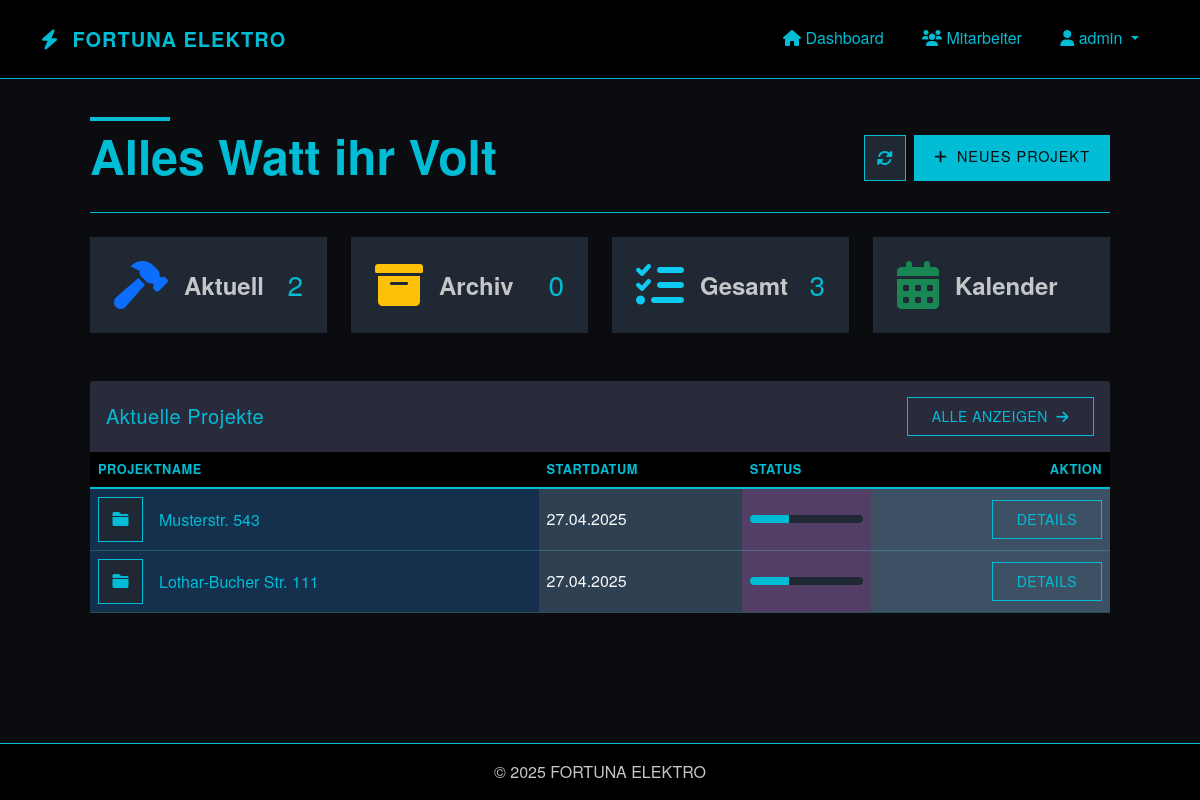
Page / (signed in) on the earlier database version.
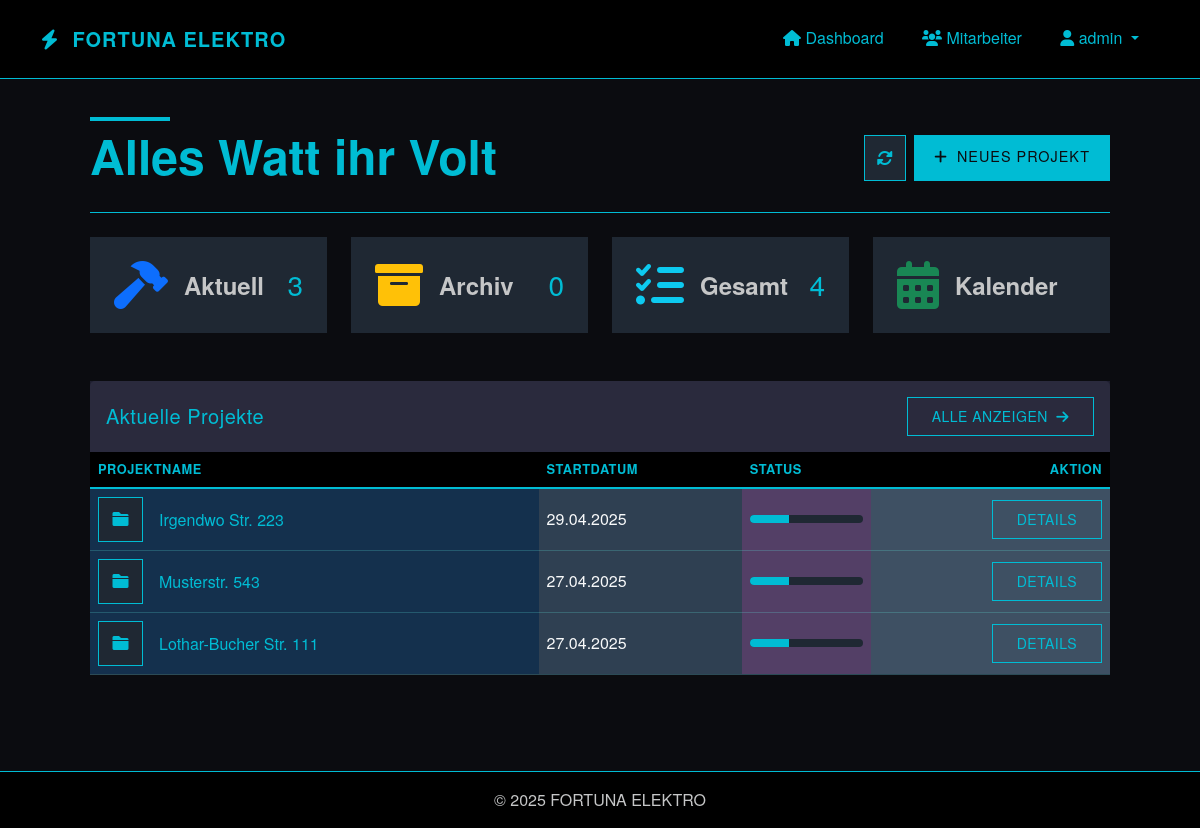
Same page on the later database version.
### app/models/user.py (models this page shows, shortened)
class User(UserMixin, db.Model):
    id = db.Column(db.Integer, primary_key=True)
    username = db.Column(db.String(64), unique=True, nullable=False)
    password_hash = db.Column(db.String(128), nullable=False)
    role = db.Column(db.String(20), nullable=False, default='installateur')  # 'admin' oder 'installateur'
    is_active = db.Column(db.Boolean, default=True)
    created_at = db.Column(db.DateTime, default=datetime.utcnow)
    projects = db.relationship('Project', backref='creator', lazy='dynamic')
    files = db.relationship('File', backref='uploader', lazy='dynamic')
    timesheets = db.relationship('Timesheet', backref='employee', lazy='dynamic')
    def is_admin(self):
        return self.role == 'admin'

### app/models/project.py (models this page shows, shortened)
class Project(db.Model):
    id = db.Column(db.Integer, primary_key=True)
    name = db.Column(db.String(128), nullable=False)  # Adresse als Projektname
    description = db.Column(db.Text)
    start_date = db.Column(db.DateTime, default=datetime.utcnow)
    end_date = db.Column(db.DateTime)
    status = db.Column(db.String(20), default='in_bearbeitung')  # 'in_bearbeitung', 'abgeschlossen', 'archiviert'
    creator_id = db.Column(db.Integer, db.ForeignKey('user.id'), nullable=False)
    files = db.relationship('File', backref='project', lazy='dynamic', cascade='all, delete-orphan')
    timesheets = db.relationship('Timesheet', backref='project', lazy='dynamic', cascade='all, delete-orphan')

### app/routes/dashboard.py (the view)
@dashboard.route('/')
@login_required
def index():
    in_progress = Project.query.filter_by(status='in_bearbeitung').order_by(Project.start_date.desc()).all()
    completed = Project.query.filter_by(status='abgeschlossen').order_by(Project.start_date.desc()).all()
    archived = Project.query.filter_by(status='archiviert').order_by(Project.start_date.desc()).all()
    return render_template(
        'dashboard/index.html',
        title='Dashboard',
        in_progress=in_progress,
        completed=completed,
        archived=archived
    )

### app/models/user.py (called while the page is built)
@login_manager.user_loader
def load_user(id):
    return User.query.get(int(id))

### app/templates/dashboard/index.html (shortened to what this page needs)
{% extends "base.html" %}
{% block content %}
<div class="container-fluid py-4">
    <div class="d-flex flex-column flex-md-row justify-content-between align-items-start align-items-md-center mb-4 gap-3">
        <div class="position-relative">
            <div class="dashboard-heading-decoration"></div>
            <h4 class="fw-bold mb-1 display-5 position-relative">Alles Watt ihr Volt</h4>
        </div>
        <div class="d-flex">
            <a href="{{ url_for('dashboard.index') }}" class="btn btn-light me-2 btn-refresh" aria-label="Aktualisieren">
                <i class="fas fa-sync-alt"></i>
            </a>
            <a href="{{ url_for('projects.new_project') }}" class="btn btn-gradient">
                <i class="fas fa-plus me-1"></i> Neues Projekt
            </a>
        </div>
    </div>
<div class="row g-4 mb-5">
    <div class="col-12 col-sm-6 col-lg-3">
        <div class="card h-100 border-0 shadow-hover stat-card custom-stat-card" data-bs-toggle="modal" data-bs-target="#projectsModal" data-tab-target="in-progress-tab">
            <div class="card-body p-4">
                <div class="d-flex align-items-center justify-content-between">
                    <div class="d-flex align-items-center gap-3">
                        <i class="fas fa-hammer fa-3x text-primary"></i>
                        <span class="text-muted fw-bold fs-4">Aktuell</span>
                    </div>
                    <h3 class="mb-0">{{ in_progress|length }}</h3>
                </div>
            </div>
        </div>
    </div>
    <div class="col-12 col-sm-6 col-lg-3">
        <div class="card h-100 border-0 shadow-hover stat-card custom-stat-card" data-bs-toggle="modal" data-bs-target="#projectsModal" data-tab-target="archived-tab">
            <div class="card-body p-4">
                <div class="d-flex align-items-center justify-content-between">
                    <div class="d-flex align-items-center gap-3">
                        <i class="fas fa-archive fa-3x text-warning"></i>
                        <span class="text-muted fw-bold fs-4">Archiv</span>
                    </div>
                    <h3 class="mb-0">{{ archived|length }}</h3>
                </div>
            </div>
        </div>
    </div>
    <div class="col-12 col-sm-6 col-lg-3">
        <div class="card h-100 border-0 shadow-hover stat-card custom-stat-card" data-bs-toggle="modal" data-bs-target="#projectsModal" data-tab-target="all-tab">
            <div class="card-body p-4">
                <div class="d-flex align-items-center justify-content-between">
                    <div class="d-flex align-items-center gap-3">
                        <i class="fas fa-tasks fa-3x text-info"></i>
                        <span class="text-muted fw-bold fs-4">Gesamt</span>
                    </div>
                    <h3 class="mb-0">{{ (in_progress|length) + (completed|length) + (archived|length) }}</h3>
                </div>
            </div>
        </div>
    </div>
    <div class="col-12 col-sm-6 col-lg-3">
        <div class="card h-100 border-0 shadow-hover stat-card custom-stat-card" data-bs-toggle="modal" data-bs-target="#projectsModal" data-tab-target="calendar-tab">
            <div class="card-body p-4">
                <div class="d-flex align-items-center justify-content-between">
                    <div class="d-flex align-items-center gap-3">
                        <i class="fas fa-calendar-alt fa-3x text-success"></i>
                        <span class="text-muted fw-bold fs-4">Kalender</span>
                    </div>
                </div>
            </div>
        </div>
    </div>
</div>
<div class="row mb-4">
    <div class="col-12">
        <div class="card border-0 shadow-hover aktuelle-projekte">
            <div class="card-header border-0 py-3">
                <div class="d-flex justify-content-between align-items-center">
                    <h5 class="mb-0"> Aktuelle Projekte</h5>
                    <button class="btn btn-sm btn-outline-primary" data-bs-toggle="modal" data-bs-target="#projectsModal">
                        Alle anzeigen <i class="fas fa-arrow-right ms-1"></i>
                    </button>
                </div>
            </div>
            <div class="card-body p-0">
                {% if in_progress %}
                    <div class="table-responsive" >
                        <table class="table table-hover align-middle mb-0" >
                            <thead>
                                <tr>
                                    <th>Projektname</th>
                                    <th class="d-none d-md-table-cell">Startdatum</th>
                                    <th class="d-none d-lg-table-cell" >Status</th>
                                    <th class="text-end">Aktion</th>
                                </tr>
                            </thead>
                            <tbody>
                                {% for project in in_progress[:5] %}
                                    <tr>
                                        <td style="background-color: #14304d">
                                            <div class="d-flex align-items-center" >
                                                <div class="project-icon me-3" >
                                                    <i class="fas fa-folder" style="color: var(--accent);"></i>
                                                </div>
                                                <div>
                                                    <h6 class="mb-0" >{{ project.name }}</h6>
                                                </div>
                                            </div>
                                        </td>
                                        <td class="d-none d-md-table-cell text-light" style="background-color: #2f4052">{{ project.start_date.strftime('%d.%m.%Y') }}</td>
                                        <td class="d-none d-lg-table-cell" style="background-color: #533f66">
                                            <div class="progress" style="height: 8px; background-color: var(--primary-light);">
                                                <div class="progress-bar" role="progressbar" style="width:35%; background-color: var(--accent);"></div>
                                            </div>
                                        </td>
                                        <td class="text-end"  style="background-color: #3e5063">
                                            <a href="{{ url_for('projects.view_project', project_id=project.id) }}" class="btn btn-sm btn-outline-primary">
                                                Details
                                            </a>
                                        </td>
                                    </tr>
                                {% endfor %}
                            </tbody>
                        </table>
                    </div>
                {% endif %}
            </div>
        </div>
    </div>
</div>
</div>
                        {% set all_projects = in_progress + completed + archived %}
{% endblock %}

### app/templates/base.html (shortened to what this page needs)
<!DOCTYPE html>
<html lang="de">
<head>
    <link href="https://cdn.jsdelivr.net/npm/bootstrap@5.3.0/dist/css/bootstrap.min.css" rel="stylesheet">
    <link rel="stylesheet" href="https://cdnjs.cloudflare.com/ajax/libs/font-awesome/6.0.0/css/all.min.css">
    <link rel="stylesheet" href="{{ url_for('static', filename='css/style.css') }}">
</head>
<body>
    <nav class="navbar navbar-expand-lg navbar-dark mb-4">
        <div class="container">
            <a class="navbar-brand" href="{{ url_for('dashboard.index') }}">
                <i class="fas fa-bolt"></i> FORTUNA ELEKTRO
            </a>
            <div class="collapse navbar-collapse" id="navbarNav">
                <ul class="navbar-nav ms-auto">
                    {% if current_user.is_authenticated %}
                        <li class="nav-item">
                            <a class="nav-link" href="{{ url_for('dashboard.index') }}">
                                <i class="fas fa-home"></i> Dashboard
                            </a>
                        </li>
                        {% if current_user.is_admin() %}
                            <li class="nav-item">
                                <a class="nav-link" href="{{ url_for('admin.list_users') }}">
                                    <i class="fas fa-users"></i> Mitarbeiter
                                </a>
                            </li>
                        {% endif %}
                        <li class="nav-item dropdown">
                            <a class="nav-link dropdown-toggle" href="#" role="button" data-bs-toggle="dropdown">
                                <i class="fas fa-user"></i> {{ current_user.username }}
                            </a>
                        </li>
                    {% else %}
                        <li class="nav-item">
                            <a class="nav-link" href="{{ url_for('auth.login') }}">
                                <i class="fas fa-sign-in-alt"></i> Anmelden
                            </a>
                        </li>
                    {% endif %}
                </ul>
            </div>
        </div>
    </nav>
    <div class="container mb-5">
        {% block content %}{% endblock %}
    </div>
    <footer class="footer mt-auto py-3">
        <div class="container text-center">
            <span class="text-muted">&copy; 2025 FORTUNA ELEKTRO </span>
        </div>
    </footer>
</body>
</html>

### app/templates/base.html (style rules this page uses)
:root { --primary: #0B0C10; --primary-light: #1F2833; --primary-dark: #000000; --accent: #66FCF1; --accent-light: #45A29E; --success: #45A29E; --danger: #FF3B3B; --warning: #FF8F00; --info: #66FCF1; --light-bg: #1F2833; --card-bg: #0B0C10; --text-dark: #FFFFFF; --text-muted: #C5C6C7; }
body { background-color: var(--primary); color: var(--text-white); min-height: 100vh; display: flex; flex-direction: column; }
.navbar { background-color: var(--primary-dark) !important; border-bottom: 1px solid var(--accent); padding: 0.8rem 1rem; }
.navbar-brand { color: var(--accent) !important; font-weight: 700; letter-spacing: 1px; }
.navbar-brand i { color: var(--accent); margin-right: 8px; }
.nav-link { color: var(--accent) !important; position: relative; padding: 0.8rem 1.2rem !important; border-bottom: 3px solid transparent; transition: all 0.3s ease; }
.container { flex: 1; }
.footer { background-color: var(--primary-dark) !important; border-top: 1px solid var(--accent); margin-top: auto; padding: 1rem 0; }
.footer .text-muted { color: var(--text-muted) !important; }
.btn { border-radius: 0; padding: 0.5rem 1.5rem; transition: all 0.3s ease; text-transform: uppercase; letter-spacing: 0.5px; font-weight: 500; }
.card { background-color: var(--primary-light); border: 1px solid var(--accent); border-radius: 0; }
.card-header { background-color: rgba(102, 252, 241, 0.1); border-bottom: 1px solid var(--accent); font-weight: 600; letter-spacing: 0.5px; color: var(--accent); }
.table { color: var(--accent); }
.table thead th { background-color: var(--primary-dark); color: var(--accent); border-bottom: 2px solid var(--accent); text-transform: uppercase; letter-spacing: 0.5px; font-size: 0.9rem; font-weight: 600; }
.table tbody tr { border-bottom: 1px solid rgba(102, 252, 241, 0.2); }
.card-body, .card-body p, .card-body label, .card-body .form-text, .card-body small { color: #66d9ff !important; }

Differences in the rows shown:
added Project: name "Irgendwo Str. 223", start_date "29.04.2025"
Other differences:
{{ in_progress|length }}: "2" → "3"
{{ (in_progress|length) + (completed|length) + (archived|length) }}: "3" → "4"
